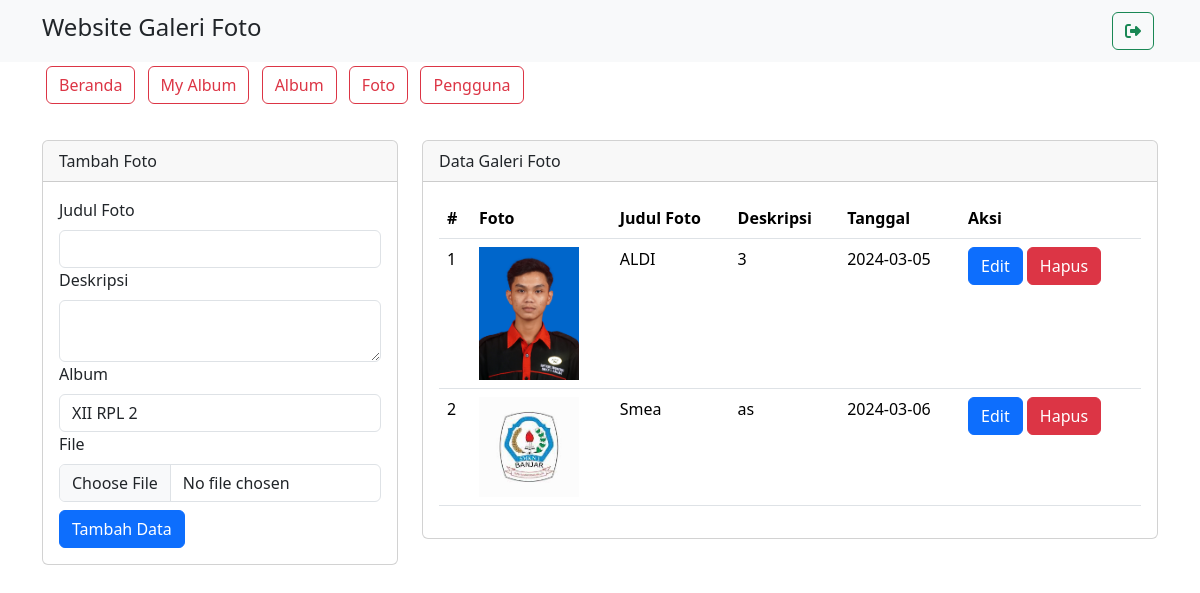
Screenshot of /admin/foto.php (signed in) with the database file from the repository.
### tables this page shows
CREATE TABLE `foto` (
  `fotoid` int(11) NOT NULL,
  `judulfoto` varchar(255) NOT NULL,
  `deskripsifoto` text NOT NULL,
  `tanggalunggah` date NOT NULL,
  `lokasifile` varchar(255) NOT NULL,
  `albumid` int(11) NOT NULL,
  `userid` int(11) NOT NULL
);

### admin/foto.php (the view, shortened to what this page needs)
<?php
include '../config/koneksi.php';
?>
<!DOCTYPE html>
<html lang="en">
<head>
    <link rel="stylesheet" type="text/css" href="../assets/css/bootstrap.min.css">
    <link rel="stylesheet" href="https://cdnjs.cloudflare.com/ajax/libs/font-awesome/6.5.1/css/all.min.css"/>
</head>
<body>
    <nav class="navbar navbar-expand-lg bg-body-tertiary">
        <div class="container">
        <h4>Website Galeri Foto</h4>
                <a href="../config/aksi_logout.php" class="btn btn-outline-success m-1">
                    <i class="fas fa-sign-out-alt"></i>
                </a>
            </div>
    </nav>
        <div class="container">
            <a href="../admin/index.php" class="btn btn-outline-danger m-1">Beranda</a>
            <a href="../admin/home.php" class="btn btn-outline-danger m-1">My Album</a>
            <a href="../admin/album.php" class="btn btn-outline-danger m-1">Album</a>
            <a href="../admin/foto.php" class="btn btn-outline-danger m-1">Foto</a>
            <a href="../admin/manage_admin.php" class="btn btn-outline-danger m-1">Pengguna</a>
        </div>
    <div class="container mt-4">
        <div class="row">
            <div class="col-md-4">
                <div class="card mt-2">
                    <div class="card-header">Tambah Foto</div>
                    <div class="card-body">
                        <form action="../config/aksi_foto.php" method="POST" enctype="multipart/form-data">
                            <label class="form-label">Judul Foto</label>
                            <input type="text" name="judulfoto" class="form-control" required>
                            <label class="form-label">Deskripsi</label>
                            <textarea class="form-control" name="deskripsifoto" required></textarea>
                            <label class="form-label">Album</label>
                            <select class="form-control" name="albumid" required>
                               <?php
                                $userid = $_SESSION['userid'];
                                $sql_album = mysqli_query($koneksi, "SELECT * FROM album WHERE userid = '$userid'");
                               while($data_album = mysqli_fetch_array($sql_album)){ ?>
                                 <option value="<?php echo $data_album['albumid'] ?>"><?php echo $data_album['namaalbum'] ?></option>
                               <?php } ?>
                            </select>
                            <label class="form-label">File</label>
                            <input type="file" class="form-control" name="lokasifile" required>
                            <button type="submit" class="btn btn-primary mt-2" name="tambah">Tambah Data</button>
                        </form>
                    </div>
                </div>
            </div>
            <div class="col-md-8">
                <div class="card mt-2">
                    <div class="card-header">Data Galeri Foto</div>
                    <div class="card-body">
                        <table class="table">
                            <thead>
                                <tr>
                                    <th>#</th>
                                    <th>Foto</th>
                                    <th>Judul Foto</th>
                                    <th>Deskripsi</th>
                                    <th>Tanggal</th>
                                    <th>Aksi</th>
                                </tr>
                            </thead>
                            <tbody>
                                <?php
                   $no = 1;
                   $userid = $_SESSION['userid'];
                   $sql = mysqli_query($koneksi, "SELECT * FROM foto WHERE userid='$userid'");
                   while ($data = mysqli_fetch_assoc($sql)){
                   ?>
                                <tr>
                                    <td><?php echo $no++ ?></td>
                                    <td>
                                        <img src="../assets/img/<?php echo $data['lokasifile'] ?>" width="100">
                                    </td>
                                    <td><?php echo $data['judulfoto'] ?></td>
                                    <td><?php echo $data['deskripsifoto'] ?></td>
                                    <td><?php echo $data['tanggalunggah'] ?></td>
                                    <td>
                                        <button type="button" class="btn btn-primary" data-bs-toggle="modal"
                                            data-bs-target="#edit<?php echo $data['fotoid'] ?>">
                                            Edit
                                        </button>
                                        <button type="button" class="btn btn-danger" data-bs-toggle="modal"
                                            data-bs-target="#hapus<?php echo $data['fotoid'] ?>">
                                            Hapus
                                        </button>
                                    </td>
                                </tr>
                                <?php } ?>
                            </tbody>
                        </table>
                    </div>
                </div>
            </div>
        </div>
    </div>
</body>
</html>

### rows the page displays
foto: lokasifile (picture), judulfoto "ALDI", deskripsifoto "3", tanggalunggah "2024-03-05"
foto: lokasifile (picture), judulfoto "Smea", deskripsifoto "as", tanggalunggah "2024-03-06"

### other values shown
form field albumid "XII RPL 2"
